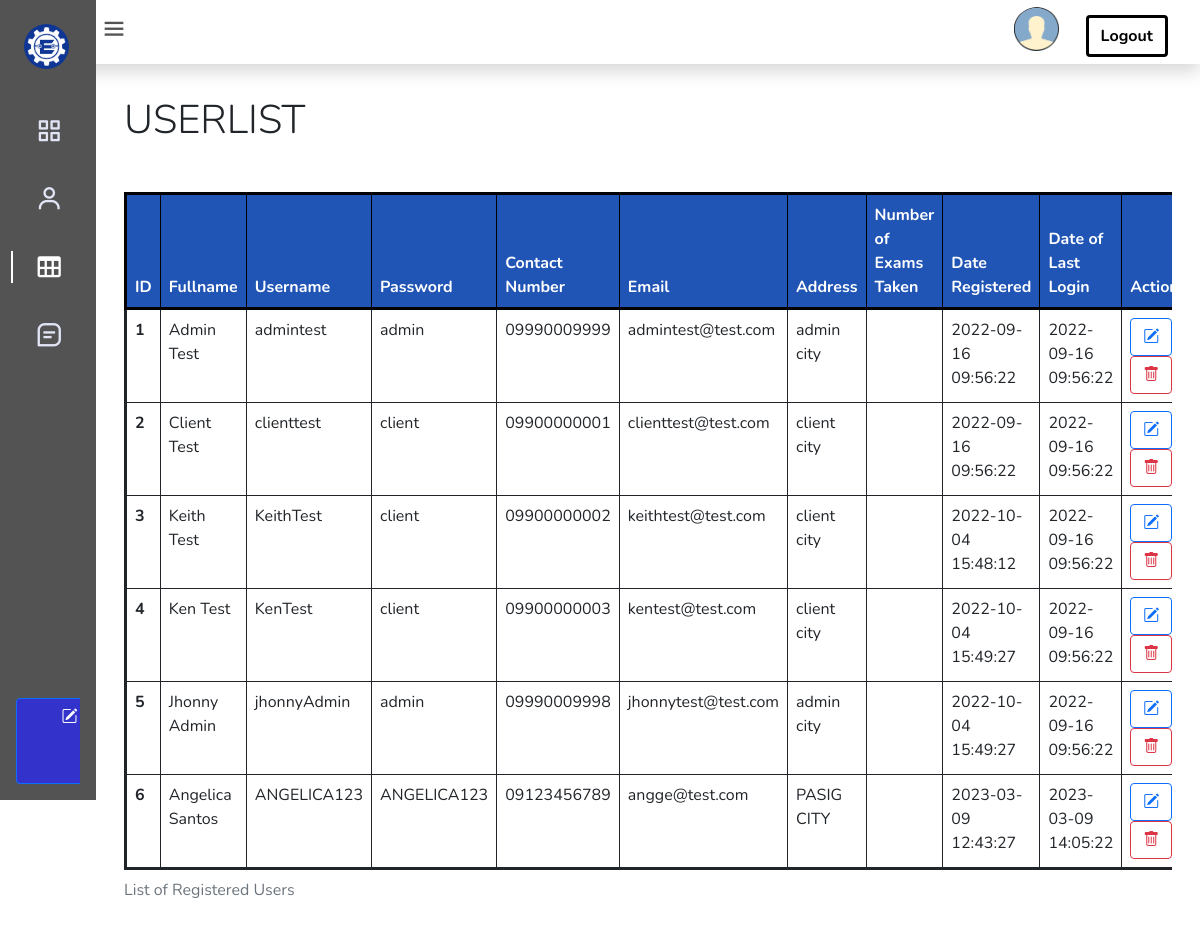
Page /src/webadmin/admin_usertable.php (signed in) on the committed database.
### tables this page shows
CREATE TABLE `tbusers` (
	`clUrID` int(9) UNSIGNED NOT NULL AUTO_INCREMENT,  
	`clUrFirstname` varchar(25) NOT NULL, 
	`clUrLastname` varchar(25) NOT NULL, 
	`clUrUsername` varchar(25) NOT NULL, 
	`clUrPassword` text NOT NULL, 
	`clUrLevel` tinyint(1) NOT NULL DEFAULT '1', 
	`clUrdate_added` datetime NOT NULL DEFAULT CURRENT_TIMESTAMP, 
	`clUrcontact_num` varchar(12) DEFAULT NULL, 
	`clUremail` varchar(45) DEFAULT NULL, 
	`clUraddress` varchar(45) DEFAULT NULL, 
	`clUrStatus` int NOT NULL DEFAULT '1', 
	`clUrDateDeleted` datetime DEFAULT NULL, 
	PRIMARY KEY (`clUrID`),
	`clUrLastlogin` datetime NOT NULL DEFAULT current_timestamp(),
  	`clUrPhoto` varchar(255) DEFAULT NULL

);

### src/webadmin/admin_usertable.php (the view, shortened to what this page needs)
<?php
include '../includes/connectdb.php';
	if($_SESSION['admin_sid']==session_id())
	{
		?>
<!DOCTYPE html>
<html>
    <head>
        <link
            href="https://cdn.jsdelivr.net/npm/bootstrap@5.2.1/dist/css/bootstrap.min.css"
            rel="stylesheet"
        />
        <link rel="stylesheet" href="https://cdn.jsdelivr.net/npm/bootstrap-icons@1.4.1/font/bootstrap-icons.css"/>
        <link href="https://cdn.jsdelivr.net/npm/boxicons@latest/css/boxicons.min.css" rel="stylesheet">
        <link href="https://cdn.jsdelivr.net/npm/bootstrap@5.0.0-beta1/dist/css/bootstrap.min.css" rel="stylesheet">
        <link rel="stylesheet" href="../css/admin_usertable_style.css">
    </head>
    <body id="body-pd">
        <header class="header shadow" id="header">
            <div class="header_toggle">
                <i class='bx bx-menu' id="header-toggle"></i>
            </div>
            <div id="i--account--admin">
                <div class="header_img">
                    <a href="AdminHome.php">
                        <?php
                            $clUrID = $_SESSION['clUrID'];
                            $result = mysqli_query($connectdb, "SELECT clUrPhoto from tbusers where clUrID = $clUrID;");
                            $row = $result->fetch_assoc();
                            if ($row['clUrPhoto'] == ""){
                                echo '<img src="../images/Display Picture Icon.png" alt="display picture">';
                            }
                            else{
                                echo '<img src="../images/user images/'. $row['clUrPhoto'] .'" alt="display picture">';
                            }
                        ?>
                    </a>
                </div>
                <div>
                    <button type="button" class="btn ms-4 mt-2">
                        <a href="../includes/logout.php" class="fw-bold" id="i--button--logout">Logout</a>
                    </button>
                </div>
            </div>
        </header>
        <div class="l-navbar" id="nav-bar">
            <nav class="nav">
                <div>
                    <a href="AdminHome.php" class="nav_logo">
                        <i>
                            <img src="../images/Small Logo.png" alt="Erovoutika Logo" id="i--logo--erovoutika">
                        </i>
                    </a>
                    <div class="nav_list">
                        <a href="AdminHome.php" class="nav_link">
                            <i class='bx bx-grid-alt nav_icon'></i>
                        </a>
                        <a href="AdminProfile.php" class="nav_link">
                            <i class='bx bx-user nav_icon'></i>
                        </a>
                        <a href="admin_usertable.php" class="nav_link active">
                            <i class='bx bx-table nav_icon'></i>
                        </a>
                        <a href="AdminExamList.php" class="nav_link">
                            <i class='bx bx-message-square-detail nav_icon'></i>
                        </a>
                    </div>
                </div>
                    <a href="adminsignup_template.php"  class="btn btn-primary ms-3 mb-3">
                        <i class="bi bi-pencil-square"></i>
                    </a>
                </div>
        <div class="height-100" id="i--container--mainContent">
            <div class="container my-3">
                <div class="col display-6">
                    USERLIST
                </div>
                <div class="row mt-5">
                    <div class="table-responsive">
                        <table class="table table-hover table-bordered">
                            <caption>List of Registered Users</caption>
                            <thead>
                                <tr>
                                    <th scope="col">ID</th>
                                    <th scope="col">Fullname</th>
                                    <th scope="col">Username</th>
                                    <th scope="col">Password</th>
                                    <th scope="col">Contact Number</th>
                                    <th scope="col">Email</th>
                                    <th scope="col">Address</th>
                                    <th scope="col">Number of Exams Taken</th>
                                    <th scope="col">Date Registered</th>
                                    <th scope="col">Date of Last Login</th>
                                    <th scope="col"> Action</th>
                                </tr>
                            </thead>
                            <tbody>
                                <?php
                                $sql = "SELECT * FROM tbusers";
                                $result = $connectdb->query($sql);
                                if ($result->num_rows > 0) {
                                    while($row = $result->fetch_assoc()) {
                                        echo'<tr>';
                                            echo'<th scope="row">'.$row["clUrID"].'</th>';
                                            echo'<td>'.$row["clUrFirstname"].' '.$row["clUrLastname"].'</td>';
                                            echo'<td>'.$row["clUrUsername"].'</td>';
                                            echo'<td>'.$row["clUrPassword"].'</td>';
                                            echo'<td>'.$row["clUrcontact_num"].'</td>';
                                            echo'<td>'.$row["clUremail"].'</td>';
                                            echo'<td>'.$row["clUraddress"].'</td>';
                                            echo'<td></td>';
                                            echo'<td>'.$row["clUrdate_added"].'</td>';
                                            echo'<td>'.$row["clUrLastlogin"].'</td>';
                                            echo'<td>';
                                                echo '<a class="btn btn-outline-primary" href="admin_usereditpage_template.php? clUrID='.$row["clUrID"].'">
                                                    <i class="bi bi-pencil-square"></i> </a>';
                                                echo '<a class="btn btn-outline-danger" href="admin_delete_usertable.php? clUrID='.$row["clUrID"].'">
                                                    <i class="bi bi-trash"></a>';
                                            echo'</td>';
                                    }
                                        echo '</tr>';
                                }
                                ?>
                            </tbody>
                        </table>
                    </div>
                </div>
            </div>
    </body>
</html>
<?php
	}
?>

### src/css/admin_usertable_style.css (style rules this page uses)
:root { --header-height: 3rem; --nav-width: 68px; --first-color: #535353; --first-color-light: #E2E5F6; --white-color: #ffffff; --body-font: 'Nunito', sans-serif; --normal-font-size: 1rem; --z-fixed: 100 }
body { position: relative; margin: var(--header-height) 0 0 0; padding: 0 1rem; font-family: var(--body-font); font-size: var(--normal-font-size); transition: .5s }
a { text-decoration: none }
.header { width: 100%; height: var(--header-height); position: fixed; top: 0; left: 0; display: flex; align-items: center; justify-content: space-between; padding: 0 1rem; background-color: #ffffff; z-index: var(--z-fixed); transition: .5s }
.header_toggle { color: #535353; font-size: 1.75rem; cursor: pointer; }
.header_img { width: 35px; height: 35px; display: flex; justify-content: center; border-radius: 50%; overflow: hidden }
.header_img img { width: 40px }
#i--account--admin { display: inline-flex; justify-content: flex-end; }
button.btn.ms-4.mt-2 { border-color: black; border-width: 0.2rem; }
#i--button--logout { color: black; }
.l-navbar { position: fixed; top: 0; left: -30%; width: var(--nav-width); height: 100vh; background-color: var(--first-color); padding: .5rem 1rem 0 -1; transition: .5s; z-index: var(--z-fixed) }
.nav { height: 100%; display: flex; flex-direction: column; justify-content: space-between; overflow: hidden }
.nav_logo, .nav_link { display: grid; grid-template-columns: max-content max-content; align-items: center; column-gap: 1rem; padding: .5rem 0 .5rem 1.5rem }
.nav_logo { margin-bottom: 2rem }
#i--logo--erovoutika { width: 45px; height: 45px; border-radius: 50%; overflow: hidden; font-size: 1.5rem }
.nav_link { position: relative; color: var(--first-color-light); margin-bottom: 1.5rem; transition: .3s }
.nav_list { margin-left: .7rem; }
.nav_icon { font-size: 1.75rem }
a.btn.ms-3.mb-3 { background-color: #3333CC; color: #ffffff; }
#i--container--mainContent { padding-top: 1rem; margin-top: 1rem }
table { width: 100%; border-collapse: collapse; border-spacing: 0; }
.table { border-color: #141619; border-spacing: 1rem; border-collapse: collapse; border: solid }
thead { background-color: #2055B5; color: white; border: solid black; }
.active { color: var(--white-color) }
.active::before { content: ''; position: absolute; left: 0; width: 2px; height: 32px; background-color: var(--white-color) }
.height-100 { height:100vh }
@media screen and (min-width: 768px) { body { margin: calc(var(--header-height) + 1rem) 0 0 0; padding-left: calc(var(--nav-width) + 2rem) } }
@media screen and (min-width: 768px) { .header { height: calc(var(--header-height) + 1rem); padding: 0 2rem 0 calc(var(--nav-width) + 2rem) } }
@media screen and (min-width: 768px) { .header_img { width: 50px; height: 50px } }
@media screen and (min-width: 768px) { .header_img img { width: 45px } }
@media screen and (min-width: 768px) { .l-navbar { left: 0; padding: 1rem 1rem 0 0; width: 6rem; } }

### rows in the picture
tbusers: clUrID "1", clUrFirstname "Admin", clUrLastname "Test", clUrUsername "admintest", clUrPassword "admin", clUrcontact_num "09990009999", clUremail "admintest@test.com", clUraddress "admin city", clUrdate_added "2022-09-16 09:56:22", clUrLastlogin "2022-09-16 09:56:22"
tbusers: clUrID "2", clUrFirstname "Client", clUrLastname "Test", clUrUsername "clienttest", clUrPassword "client", clUrcontact_num "09900000001", clUremail "clienttest@test.com", clUraddress "client city", clUrdate_added "2022-09-16 09:56:22", clUrLastlogin "2022-09-16 09:56:22"
tbusers: clUrID "3", clUrFirstname "Keith", clUrLastname "Test", clUrUsername "KeithTest", clUrPassword "client", clUrcontact_num "09900000002", clUremail "keithtest@test.com", clUraddress "client city", clUrdate_added "2022-10-04 15:48:12", clUrLastlogin "2022-09-16 09:56:22"
tbusers: clUrID "4", clUrFirstname "Ken", clUrLastname "Test", clUrUsername "KenTest", clUrPassword "client", clUrcontact_num "09900000003", clUremail "kentest@test.com", clUraddress "client city", clUrdate_added "2022-10-04 15:49:27", clUrLastlogin "2022-09-16 09:56:22"
tbusers: clUrID "5", clUrFirstname "Jhonny", clUrLastname "Admin", clUrUsername "jhonnyAdmin", clUrPassword "admin", clUrcontact_num "09990009998", clUremail "jhonnytest@test.com", clUraddress "admin city", clUrdate_added "2022-10-04 15:49:27", clUrLastlogin "2022-09-16 09:56:22"
tbusers: clUrID "6", clUrFirstname "Angelica", clUrLastname "Santos", clUrUsername "ANGELICA123", clUrPassword "ANGELICA123", clUrcontact_num "09123456789", clUremail "angge@test.com", clUraddress "PASIG CITY", clUrdate_added "2023-03-09 12:43:27", clUrLastlogin "2023-03-09 14:05:22"
